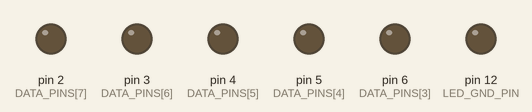
Simulated run of this sketch. Board: Arduino Uno, built with avr-gcc and run on an emulated ATmega328P. Shown: output pins drawn as LEDs (lit = HIGH). Pins used as bus, display or sensor lines are not drawn.

Above: at 0.1 s.
At 4.9 s:
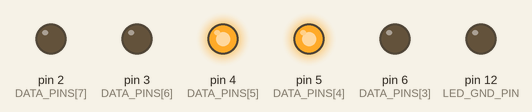
At 9.7 s:
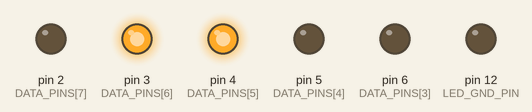
At 19.3 s:
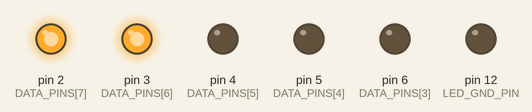
At 29.0 s:
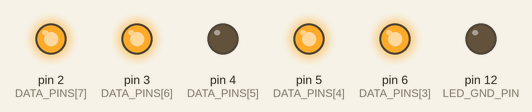
At 38.6 s:
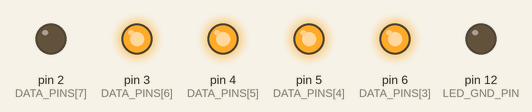
Timing chart, 0 to 40.0 s (numbered marks = the images above):
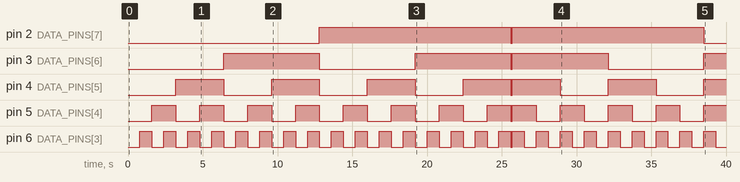

Measured:
- by itself, pin 2 (DATA_PINS[7]): alternates HIGH for 12.8 s and LOW for 0.10 s
- by itself, pin 3 (DATA_PINS[6]): goes HIGH 6.4 s, LOW 6.4 s, HIGH 6.4 s, LOW 0.10 s, HIGH 6.4 s, LOW 6.4 s, then HIGH
- by itself, pin 4 (DATA_PINS[5]): LOW → HIGH at 3.2 s, → LOW 3.2 s later, → HIGH 3.2 s later, → LOW 3.2 s later, … (13 changes in this stretch)
- by itself, pin 5 (DATA_PINS[4]): goes 7 × (HIGH 1.6 s, LOW 1.6 s), HIGH 1.6 s, LOW 0.10 s, 4 × (HIGH 1.6 s, LOW 1.6 s), then HIGH
- by itself, pin 6 (DATA_PINS[3]): goes 15 × (HIGH 0.80 s, LOW 0.80 s), HIGH 0.80 s, LOW 0.10 s, 8 × (HIGH 0.80 s, LOW 0.80 s), HIGH 0.80 s, then LOW

The sketch:

Day3Exercise2.ino
```cpp
#include<Arduino.h>

const unsigned int DATA_PINS[8] = {15, 14, 7, 6, 5, 4, 3, 2};
const unsigned int LED_GND_PIN = 12;
const unsigned int PROG_DELAY = 100;
bool is_counting_up = true;
unsigned int count = 0;

void setup() {
    for (int x = 0; x < sizeof(DATA_PINS)/sizeof(DATA_PINS[0]); x++) {
        pinMode(DATA_PINS[x], OUTPUT);
    }

    pinMode(LED_GND_PIN, OUTPUT);
    digitalWrite(LED_GND_PIN, LOW);
}

void loop() {
    displayValue(count);

    if (is_counting_up && count == 256) {
        is_counting_up = false;
    } else if (!is_counting_up && count == 0) {
        is_counting_up = true;
    }

    count = (is_counting_up) ? count + 1 : count - 1;

    delay(PROG_DELAY);
}

void displayValue(unsigned int num) {
    for (int x = 0; x < sizeof(DATA_PINS)/sizeof(DATA_PINS[0]); x++) {
        digitalWrite(DATA_PINS[x], num & (1<<x));
    }
}
```
